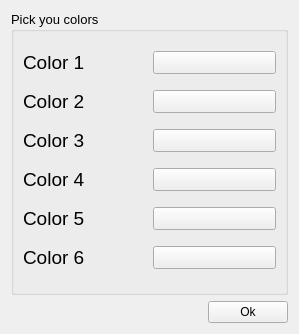
<?xml version="1.0" encoding="UTF-8"?>
<ui version="4.0">
 <class>ColorPicker</class>
 <widget class="QWidget" name="ColorPicker">
  <property name="geometry">
   <rect>
    <x>0</x>
    <y>0</y>
    <width>299</width>
    <height>334</height>
   </rect>
  </property>
  <property name="windowTitle">
   <string>Form</string>
  </property>
  <property name="windowIcon">
   <iconset>
    <normaloff>icons/logo.png</normaloff>icons/logo.png</iconset>
  </property>
  <layout class="QGridLayout" name="gridLayout">
   <item row="0" column="0">
    <layout class="QVBoxLayout" name="verticalLayout">
     <item>
      <widget class="QGroupBox" name="groupBox">
       <property name="font">
        <font>
         <pointsize>10</pointsize>
         <weight>50</weight>
         <bold>false</bold>
        </font>
       </property>
       <property name="title">
        <string>Pick you colors</string>
       </property>
       <layout class="QGridLayout" name="gridLayout_2">
        <item row="0" column="0">
         <layout class="QHBoxLayout" name="horizontalLayout">
          <item>
           <widget class="QLabel" name="label">
            <property name="font">
             <font>
              <pointsize>14</pointsize>
             </font>
            </property>
            <property name="text">
             <string>Color 1</string>
            </property>
           </widget>
          </item>
          <item>
           <widget class="QPushButton" name="color1_button">
            <property name="text">
             <string/>
            </property>
           </widget>
          </item>
         </layout>
        </item>
        <item row="1" column="0">
         <layout class="QHBoxLayout" name="horizontalLayout_9">
          <item>
           <widget class="QLabel" name="label_9">
            <property name="font">
             <font>
              <pointsize>14</pointsize>
             </font>
            </property>
            <property name="text">
             <string>Color 2</string>
            </property>
           </widget>
          </item>
          <item>
           <widget class="QPushButton" name="color2_button">
            <property name="text">
             <string/>
            </property>
           </widget>
          </item>
         </layout>
        </item>
        <item row="2" column="0">
         <layout class="QHBoxLayout" name="horizontalLayout_10">
          <item>
           <widget class="QLabel" name="label_10">
            <property name="font">
             <font>
              <pointsize>14</pointsize>
             </font>
            </property>
            <property name="text">
             <string>Color 3</string>
            </property>
           </widget>
          </item>
          <item>
           <widget class="QPushButton" name="color3_button">
            <property name="text">
             <string/>
            </property>
           </widget>
          </item>
         </layout>
        </item>
        <item row="3" column="0">
         <layout class="QHBoxLayout" name="horizontalLayout_11">
          <item>
           <widget class="QLabel" name="label_11">
            <property name="font">
             <font>
              <pointsize>14</pointsize>
             </font>
            </property>
            <property name="text">
             <string>Color 4</string>
            </property>
           </widget>
          </item>
          <item>
           <widget class="QPushButton" name="color4_button">
            <property name="text">
             <string/>
            </property>
           </widget>
          </item>
         </layout>
        </item>
        <item row="4" column="0">
         <layout class="QHBoxLayout" name="horizontalLayout_12">
          <item>
           <widget class="QLabel" name="label_12">
            <property name="font">
             <font>
              <pointsize>14</pointsize>
             </font>
            </property>
            <property name="text">
             <string>Color 5</string>
            </property>
           </widget>
          </item>
          <item>
           <widget class="QPushButton" name="color5_button">
            <property name="text">
             <string/>
            </property>
           </widget>
          </item>
         </layout>
        </item>
        <item row="5" column="0">
         <layout class="QHBoxLayout" name="horizontalLayout_13">
          <item>
           <widget class="QLabel" name="label_13">
            <property name="font">
             <font>
              <pointsize>14</pointsize>
             </font>
            </property>
            <property name="text">
             <string>Color 6</string>
            </property>
           </widget>
          </item>
          <item>
           <widget class="QPushButton" name="color6_button">
            <property name="text">
             <string/>
            </property>
           </widget>
          </item>
         </layout>
        </item>
       </layout>
      </widget>
     </item>
     <item>
      <layout class="QHBoxLayout" name="horizontalLayout_14">
       <item>
        <spacer name="horizontalSpacer">
         <property name="orientation">
          <enum>Qt::Horizontal</enum>
         </property>
         <property name="sizeHint" stdset="0">
          <size>
           <width>40</width>
           <height>20</height>
          </size>
         </property>
        </spacer>
       </item>
       <item>
        <widget class="QPushButton" name="close_color_picker">
         <property name="text">
          <string>Ok</string>
         </property>
         <property name="icon">
          <iconset>
           <normaloff>icons/ok.ico</normaloff>icons/ok.ico</iconset>
         </property>
        </widget>
       </item>
      </layout>
     </item>
    </layout>
   </item>
  </layout>
 </widget>
 <resources/>
 <connections/>
</ui>
